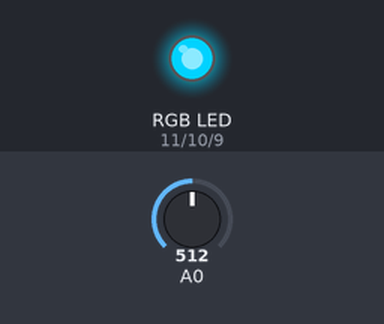
Recording of a sketch running on a simulated Arduino Uno, built with avr-gcc and run on an emulated ATmega328P. Shown: an RGB LED mixed from three pins (HIGH = lit). The inputs (shaded band) are chosen by the test bench; at power-on: A0 = 512.

Above: at 1.8 s.
1.9 s: A0 set to 513
At 3.5 s:
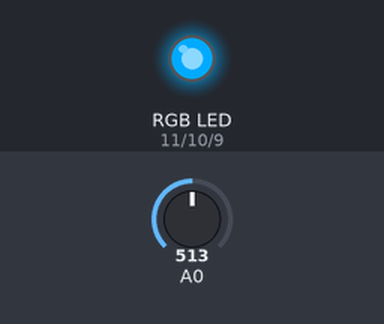
4.5 s: A0 set to 716
At 7.1 s:
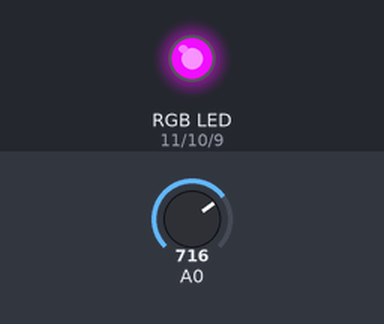
7.5 s: A0 set to 572
10.2 s: A0 set to 555
At 12.9 s:
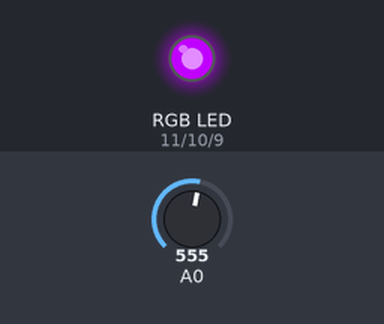
13.5 s: A0 set to 306
At 15.3 s:
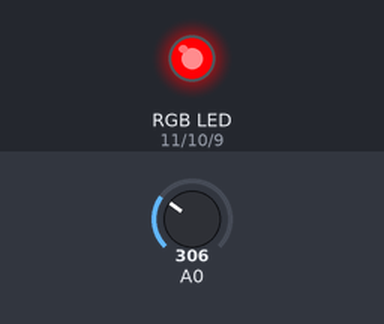
Timing chart, 0 to 16.8 s (numbered marks = the images above; inputs shaded):
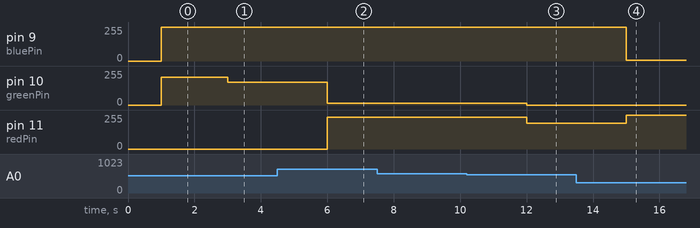

The sketch:

Temp_Led.ino
```cpp
#include <math.h>         //loads the more advanced math functions
const int redPin = 11;
const int greenPin = 10;
const int bluePin = 9;
void setup() {            //This function gets called when the Arduino starts
  Serial.begin(9600);   //This code sets up the Serial port at 115200 baud rate
  setColourRgb(0,0,0);
}

double Thermister(int RawADC) {  //Function to perform the fancy math of the Steinhart-Hart equation
 double Temp;
 Temp = log(((10240000/RawADC) - 10000));
 Temp = 1 / (0.001129148 + (0.000234125 + (0.0000000876741 * Temp * Temp ))* Temp );
 Temp = Temp - 273.15;              // Convert Kelvin to Celsius
 Temp = (Temp * 9.0)/ 5.0 + 32.0; // Celsius to Fahrenheit - comment out this line if you need Celsius
 return Temp;
}
 int time = 0;
void loop() {             //This function loops while the arduino is powered
  int val;                //Create an integer variable
  double temp;            //Variable to hold a temperature value
  val=analogRead(0);      //Read the analog port 0 and store the value in val
  temp=Thermister(val);  //Runs the fancy math on the raw analog value
  if ( time >= 60) {
  Serial.println(temp);   //Print the value to the serial port
  time = 0;
  }
  delay(1000);    //Wait one second before we do it again
  time++;
  if ( temp > 86) {
     setColourRgb(255,14,240);
  }
  else if (temp < 86 && temp > 84) {
      setColourRgb(255,7,240);
  }
  else if (temp < 84 && temp > 83) {
     setColourRgb(255,0,192);
  }
  else if (temp < 83 && temp > 82) {
     setColourRgb(255,0,96);
  }
  else if (temp < 82 && temp > 81) {
     setColourRgb(255,0,0);
  }
  else if (temp < 81 && temp > 80) {
     setColourRgb(255,40,0);
  }
  else if (temp < 80 && temp > 79) {
     setColourRgb(255,80,0);
  }
  else if (temp < 79 && temp > 78) {
     setColourRgb(255,120,0);
  }
  else if (temp < 78 && temp > 77) {
     setColourRgb(255,170,0);
  }
  else if (temp < 77 && temp > 76) {
     setColourRgb(255,210,0);
  }
  else if (temp < 76 && temp > 75) {
     setColourRgb(255,250,0);
  }
  else if (temp < 75 && temp > 74) {
     setColourRgb(255,250,0);
  }
  else if (temp < 74 && temp > 73) {
     setColourRgb(62,255,0);
  }
  else if (temp < 73 && temp > 72) {
     setColourRgb(0,255,92);
  }
  else if (temp < 72 && temp > 71) {
     setColourRgb(0,255,208);
  }
  else if (temp < 71 && temp > 69) {
     setColourRgb(0,132,255);
  }
  else if (temp < 69 && temp > 67) {
     setColourRgb(0,50,255);
  }
  else if (temp < 67) {
     setColourRgb(5,0,255);
  }
}

void setColourRgb(unsigned int blue, unsigned int green, unsigned int red) {
  analogWrite(redPin, red);
  analogWrite(greenPin, green);
  analogWrite(bluePin, blue);
 }
```

Measured:
- the behaviour switches between 556 and 555 on A0 (found by bisection; images 2 and 3)
- after the input at 1.9 s, pin 10 (greenPin): 210/255 → 170/255 after 1.1 s
- after the input at 4.5 s, pin 10 (greenPin): 170/255 → 14/255 after 1.5 s; pin 11 (redPin): 0/255 → 240/255 after 1.5 s
- after the input at 7.5 s, every drawn part: stays the same
- after the input at 10.2 s, pin 10 (greenPin): 14/255 → 0/255 after 1.8 s; pin 11 (redPin): 240/255 → 192/255 after 1.8 s
- after the input at 13.5 s, pin 9 (bluePin): 255/255 → 5/255 after 1.5 s; pin 11 (redPin): 192/255 → 255/255 after 1.5 s
